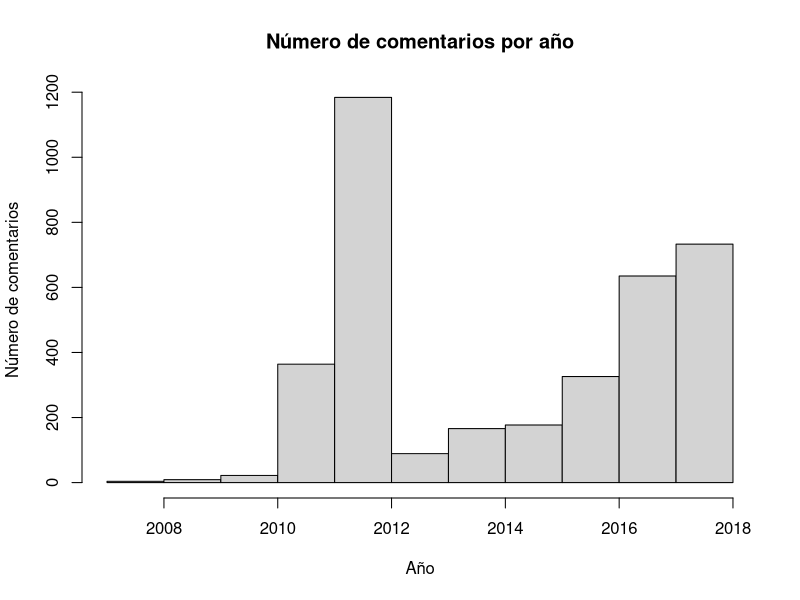
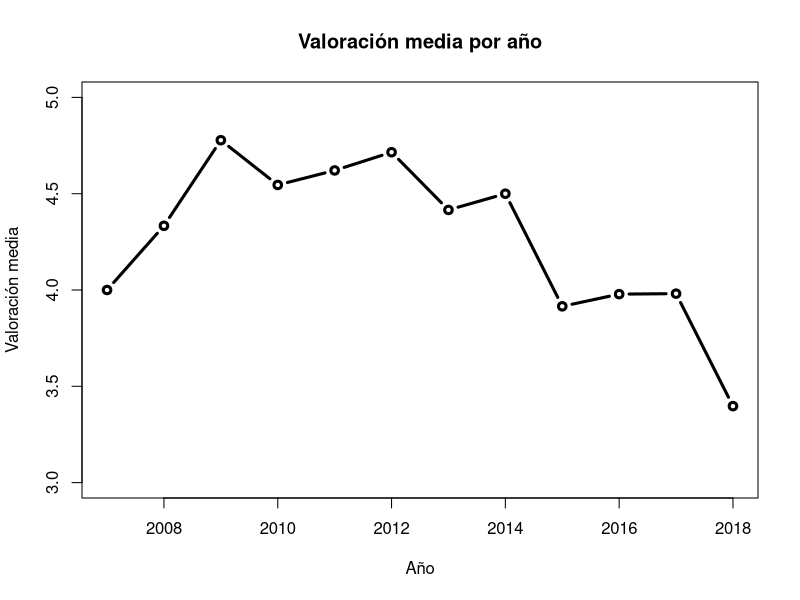
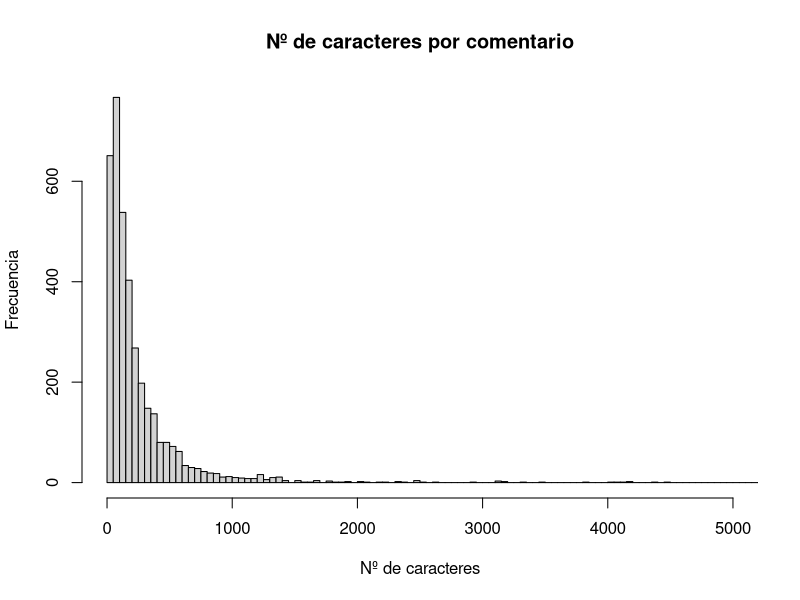
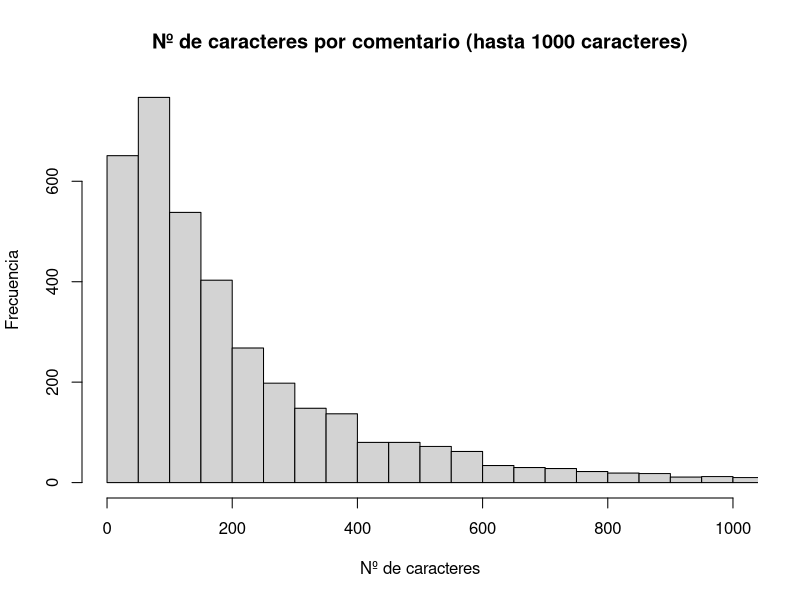
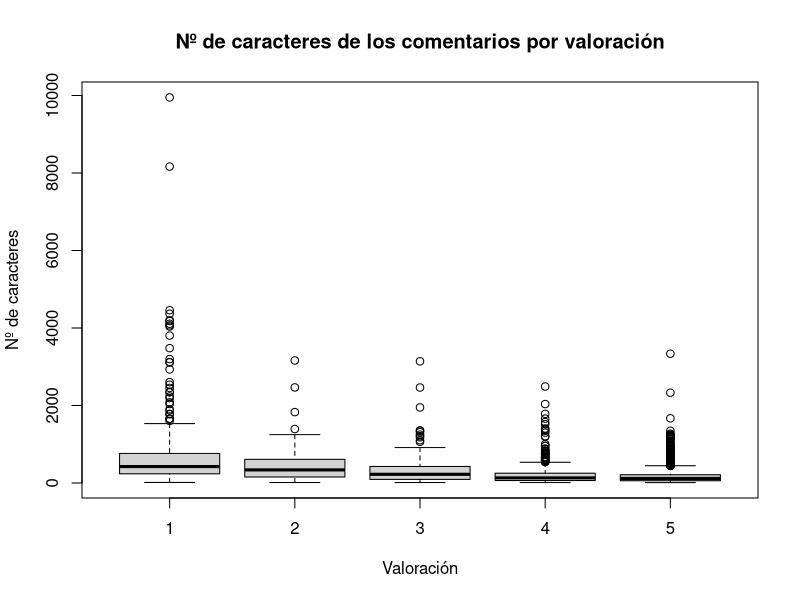
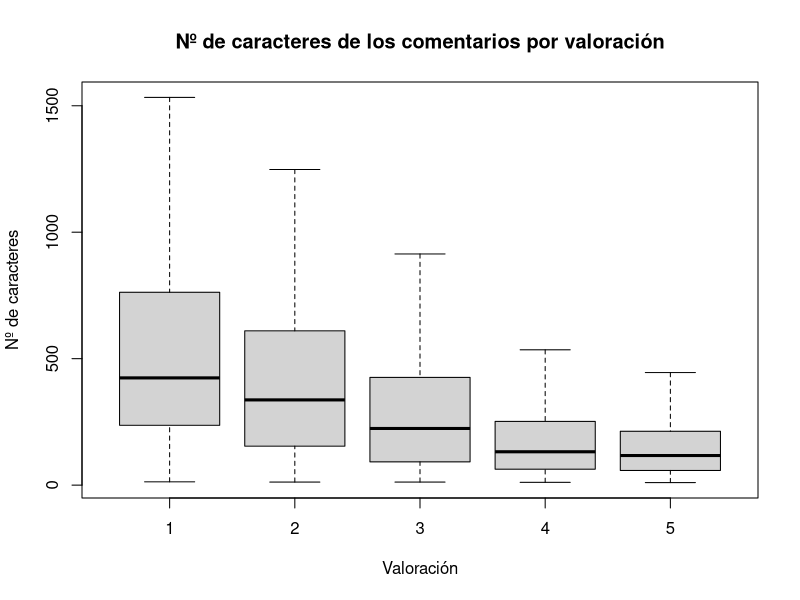
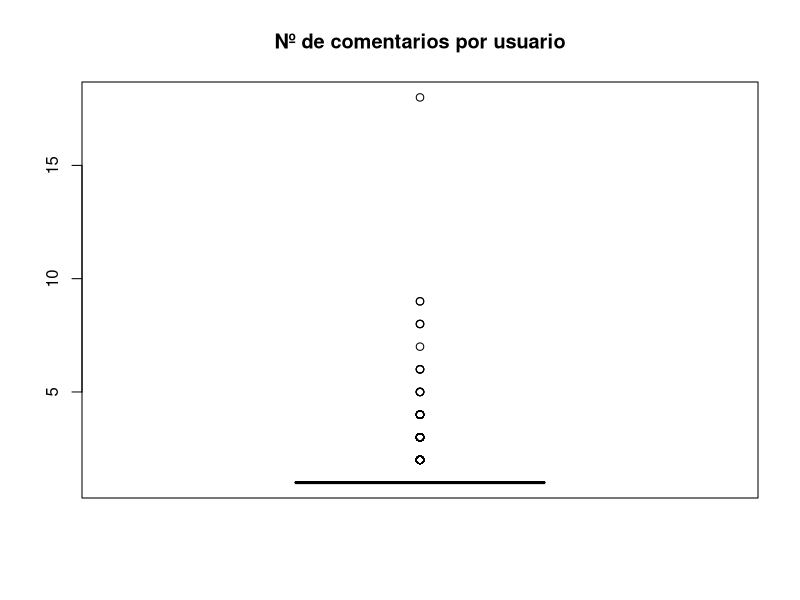
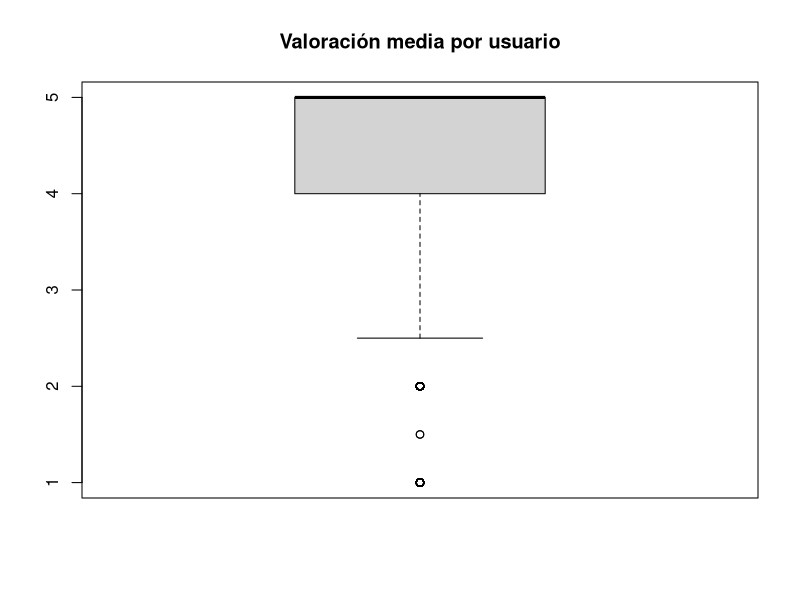

Write R code to recreate these figures, in order.
## ---- chunk 1
library(tidyverse) # General-purpose data wrangling

## ---- chunk 2
setwd("c:/Users/Andres/Google Drive/USC/MaBD/Aprendizaje Estadistico/Practicas/Practica1")
## ---- chunk 3
data <- read_tsv("data/amazon.tsv")
data <- as.data.frame(data)

## ---- chunk 4
n_reviews <- nrow(data)
print(paste("Nº de comentarios:", n_reviews, sep = " "))

## ---- chunk 5
reviews_by_year <- c(str_split_fixed(data$date, '-', n = 2)[, 1])
reviews_by_year <- strtoi(reviews_by_year, base = 0L)

hist(reviews_by_year,
     main = "Número de comentarios por año",
     xlab = "Año",
     ylab = "Número de comentarios"
)

## ---- chunk 6
rating_avg <- mean(data$rating)
print(paste("Media de todos los comentarios:", rating_avg, sep = " "))

## ---- chunk 7
summary(data$rating)

## ---- chunk 8
ratings <- data[c("date", "rating")]
ratings <-
  mutate(ratings, date = strtoi(str_split_fixed(date, '-', n = 2)[, 1], base = 0L))

rating_avg_by_year <-
  ratings %>% group_by(date) %>% summarise(mean = mean(rating))

plot(
  rating_avg_by_year,
  type = "b",
  lwd = "3",
  main = "Valoración media por año",
  xlab = "Año",
  ylab = "Valoración media",
  ylim = c(3, 5)
)

## ---- chunk 9
# Para cada comentario obtenemos el número de caracteres 
# y lo guardamos en una nueva lista
n_characters_by_review <- c()

for (review in data$review) {
  n_char <- nchar(review, type="chars")
  n_characters_by_review <- append(n_characters_by_review, n_char)
}

data["n_characters"] <- n_characters_by_review

## ---- chunk 10
hist(
  data$n_characters,
  breaks=200,
  xlim=c(0,5000),
  main="Nº de caracteres por comentario",
  xlab = "Nº de caracteres",
  ylab = "Frecuencia",
)

## ---- chunk 11
hist(
  data$n_characters,
  breaks=200,
  xlim=c(0,1000),
  main="Nº de caracteres por comentario (hasta 1000 caracteres)",
  xlab = "Nº de caracteres",
  ylab = "Frecuencia",
)

## ---- chunk 12
boxplot(
  data$n_characters ~ data$rating,
  main = "Nº de caracteres de los comentarios por valoración",
  xlab = "Valoración",
  ylab = "Nº de caracteres",
)

## ---- chunk 13
boxplot(
  data$n_characters ~ data$rating,
  main = "Nº de caracteres de los comentarios por valoración",
  xlab = "Valoración",
  ylab = "Nº de caracteres",
  outline=FALSE
)

## ---- chunk 14
n_reviews_by_reviewer <-
  data %>% count(reviewer) %>% arrange(desc(n))

# Imprimimos los 5 usuarios con más comentarios
print(head(n_reviews_by_reviewer, n = 5))

## ---- chunk 15
boxplot(
  n_reviews_by_reviewer$n,
  main = "Nº de comentarios por usuario"
)

## ---- chunk 16
rating_avg_by_reviewer <-
  data %>% group_by(reviewer) %>% summarise(
    mean = mean(rating)) %>% mutate_if(is.numeric, ~ round(., 1))

boxplot(
  rating_avg_by_reviewer$mean,
  main = "Valoración media por usuario"
)

